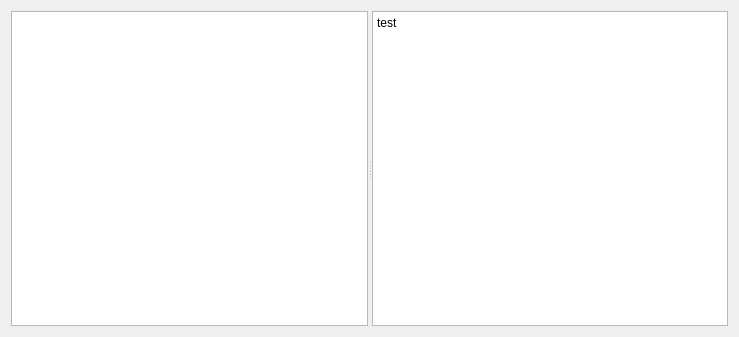
<?xml version="1.0" encoding="UTF-8"?>
<ui version="4.0">
 <class>ScriptsView</class>
 <widget class="QWidget" name="ScriptsView">
  <property name="geometry">
   <rect>
    <x>0</x>
    <y>0</y>
    <width>739</width>
    <height>337</height>
   </rect>
  </property>
  <property name="windowTitle">
   <string>Form</string>
  </property>
  <layout class="QVBoxLayout" name="verticalLayout">
   <item>
    <widget class="QSplitter" name="splitter">
     <property name="orientation">
      <enum>Qt::Horizontal</enum>
     </property>
     <widget class="QListView" name="scriptList"/>
     <widget class="QPlainTextEdit" name="scriptEdit">
      <property name="readOnly">
       <bool>true</bool>
      </property>
      <property name="plainText">
       <string>test</string>
      </property>
     </widget>
    </widget>
   </item>
  </layout>
 </widget>
 <resources/>
 <connections/>
</ui>
